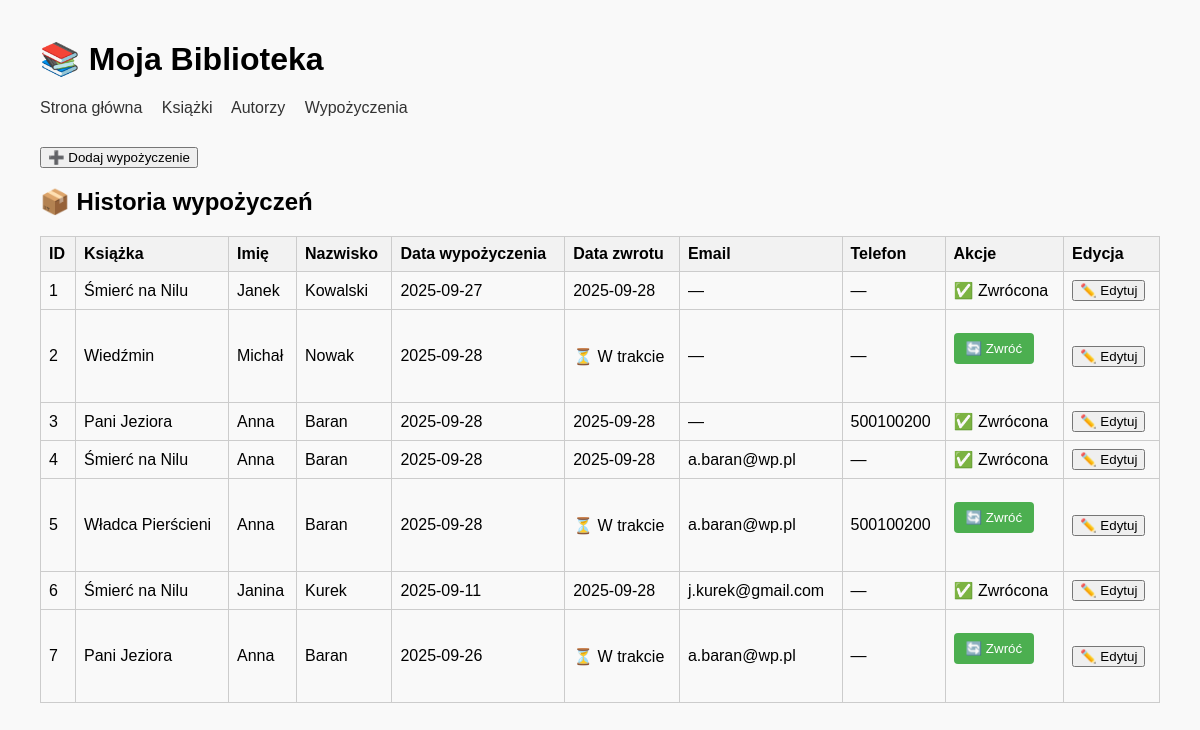
Before: /borrowings with the older database file.
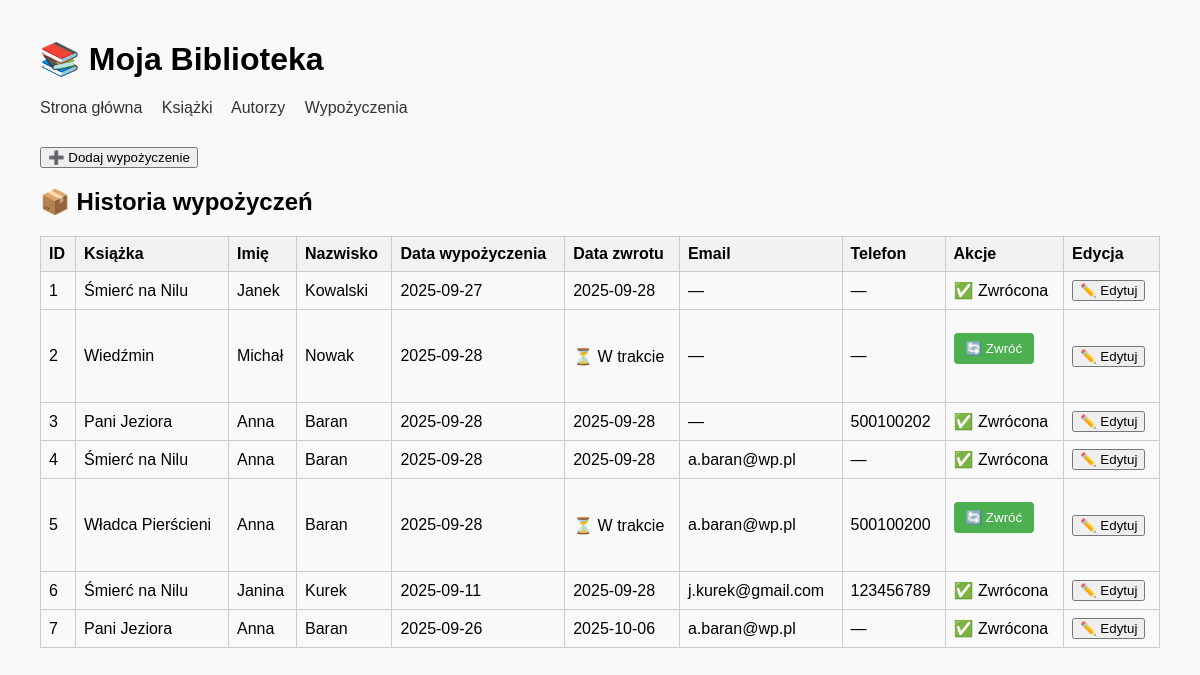
After: the same page with the newer database file.
### app/models.py (models this page shows, shortened)
class Borrowings(db.Model):
    __tablename__ = "borrowings"
    id = db.Column(db.Integer, primary_key=True)
    book_id = db.Column(db.Integer, db.ForeignKey("books.id"), nullable=False)
    borrower_name = db.Column(db.String(100), nullable=False)
    borrower_surname = db.Column(db.String(100), nullable=False)
    borrow_date = db.Column(db.DateTime, default=datetime.utcnow)
    return_date = db.Column(db.DateTime, nullable=True)
    email = db.Column(db.String(120), nullable=True)
    phone = db.Column(db.String(20), nullable=True)

class Book(db.Model):
    __tablename__ = "books"
    id = db.Column(db.Integer, primary_key=True)
    author_id = db.Column(db.Integer, db.ForeignKey("authors.id"), nullable=False)
    title = db.Column(db.String(200), nullable=False)
    genre = db.Column(db.String(100))
    available = db.Column(db.Boolean, default=True)
    borrowings = db.relationship("Borrowings", backref="book", lazy="dynamic")

### app/routes.py (the view)
@app.route("/borrowings", strict_slashes=False)
def borrowings():
    all_borrowings = Borrowings.query.all()
    return render_template("borrowings.html", borrowings=all_borrowings)

### app/templates/borrowings.html (shortened to what this page needs)
{% extends "base.html" %}
{% block content %}
<a href="{{ url_for('new_borrowings') }}">
    <button>➕ Dodaj wypożyczenie</button>
</a>
<h2>📦 Historia wypożyczeń</h2>
<table>
    <tr>
        <th>ID</th>
        <th>Książka</th>
        <th>Imię</th>
        <th>Nazwisko</th>
        <th>Data wypożyczenia</th>
        <th>Data zwrotu</th>
        <th>Email</th>
        <th>Telefon</th>
        <th>Akcje</th>
        <th>Edycja</th>
    </tr>
    {% for b in borrowings %}
    <tr>
        <td>{{ b.id }}</td>
        <td>{{ b.book.title }}</td>
        <td>{{ b.borrower_name }}</td>
        <td>{{ b.borrower_surname }}</td>
        <td>{{ b.borrow_date.strftime('%Y-%m-%d') }}</td>
        <td>
            {% if b.return_date %}
            {{ b.return_date.strftime('%Y-%m-%d') }}
            {% else %}
            ⏳ W trakcie
            {% endif %}
        </td>
        <td>{{ b.email or "—" }}</td>
        <td>{{ b.phone or "—" }}</td>
        <td>
            {% if not b.return_date %}
            <form method="POST" action="{{ url_for('return_book', borrowing_id=b.id) }}">
                <button type="submit" onclick="return confirm('Czy na pewno chcesz zwrócić książkę?')">🔄 Zwróć</button>
            </form>
            {% else %}
            ✅ Zwrócona
            {% endif %}
        </td>
        <td>
            <a href="{{ url_for('edit_borrowing', borrowing_id=b.id) }}">
                <button>✏️ Edytuj</button>
            </a>
        </td>
    </tr>
    {% endfor %}
</table>
{% endblock %}

### app/templates/base.html (shortened to what this page needs)
<!DOCTYPE html>
<html lang="pl">
<head>
    <link rel="stylesheet" href="{{ url_for('static', filename='style.css') }}">
</head>
<body>
    <header>
        <h1>📚 Moja Biblioteka</h1>
        <nav>
            <a href="/">Strona główna</a>
            <a href="/books">Książki</a>
            <a href="/authors">Autorzy</a>
            <a href="/borrowings">Wypożyczenia</a>
        </nav>
    </header>
    {% block content %}
    {% endblock %}
</body>
</html>

### app/static/style.css (style rules this page uses)
body { font-family: Arial, sans-serif; margin: 40px; background-color: #f9f9f9; }
header { margin-bottom: 30px; }
nav a { margin-right: 15px; text-decoration: none; color: #333; }
form { max-width: 400px; margin-bottom: 30px; }
form button { margin-top: 15px; padding: 8px 12px; background-color: #4CAF50; color: white; border: none; border-radius: 4px; cursor: pointer; }
table { width: 100%; border-collapse: collapse; margin-top: 20px; }
table th, table td { border: 1px solid #ccc; padding: 8px; text-align: left; }
table th { background-color: #f2f2f2; }

Changed rows visible on the page:
changed Borrowings id 3: phone "500100200" → "500100202"
changed Borrowings "Janina": phone "—" → "123456789"
changed Borrowings id 7: return_date (not shown) → "2025-10-06"; return_date "⏳ W trakcie 🔄 Zwróć" → "✅ Zwrócona"
